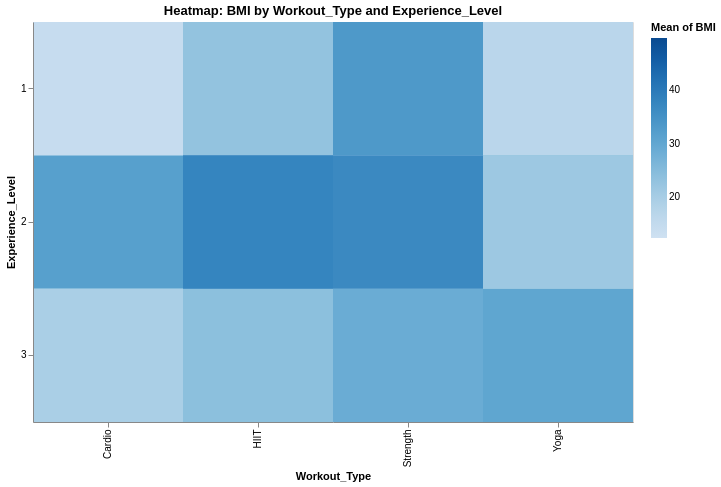

Source (Vega-Lite JSON):
### Vega-Lite specification from a JSON file in a GitHub repository (floating-point values rounded to 4 significant figures; data arrays with more than 128 entries replaced by an {"elided": "..."} marker saying what was removed)
{"$schema": "https://vega.github.io/schema/vega-lite/v5.json", "title": "Heatmap: BMI by Workout_Type and Experience_Level", "width": 600, "height": 400, "data": {"values": {"elided": "973 records"}}, "mark": "rect", "encoding": {"x": {"field": "Workout_Type", "type": "nominal", "scale": {}}, "y": {"field": "Experience_Level", "type": "nominal", "scale": {}}, "color": {"aggregate": "mean", "field": "BMI", "type": "quantitative", "scale": {"scheme": "blues"}}, "tooltip": [{"field": "Workout_Type", "type": "nominal"}, {"field": "Experience_Level", "type": "nominal"}, {"field": "BMI", "type": "quantitative"}]}, "transform": [], "params": []}
